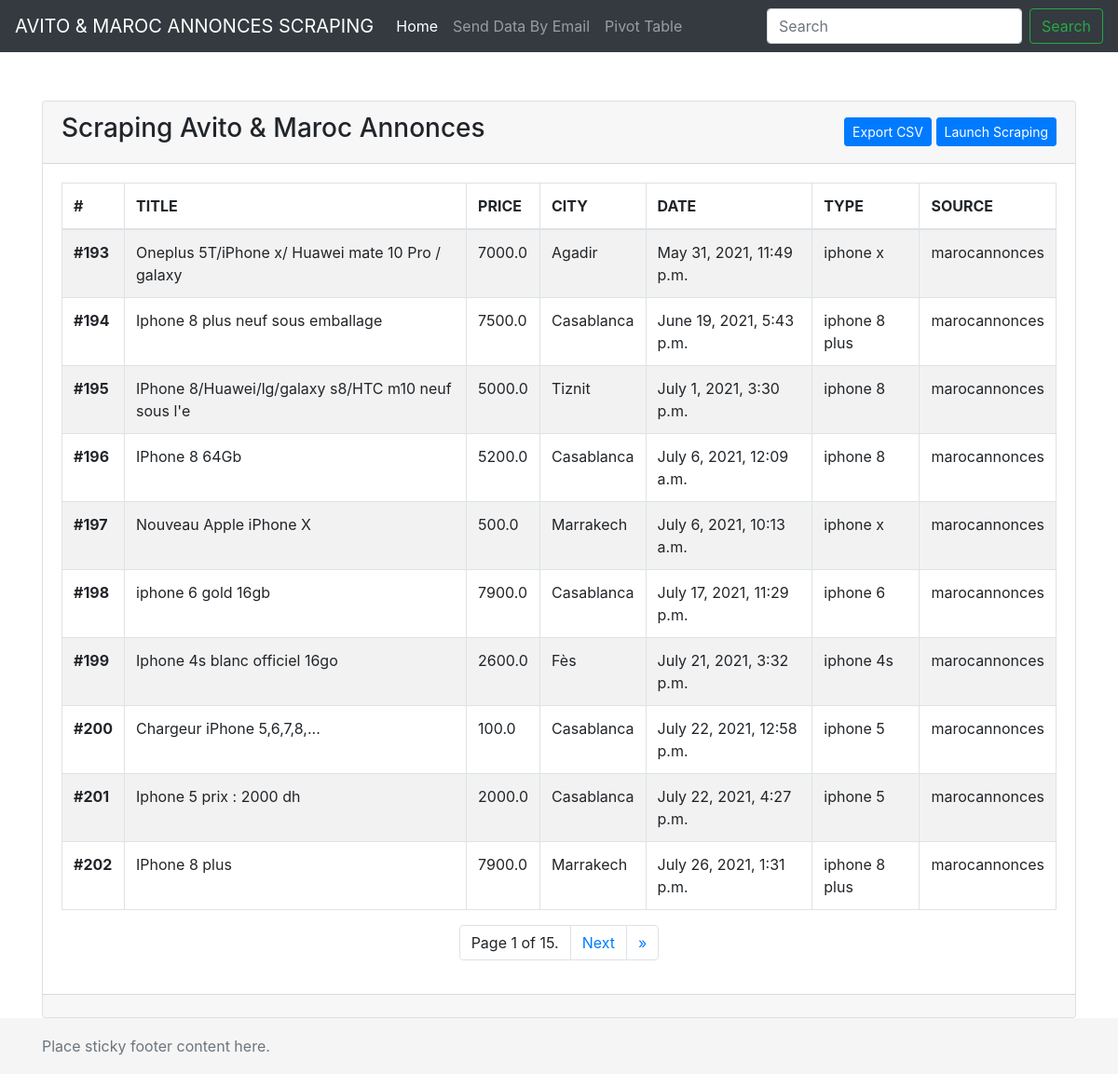
Before: / with the older database file.
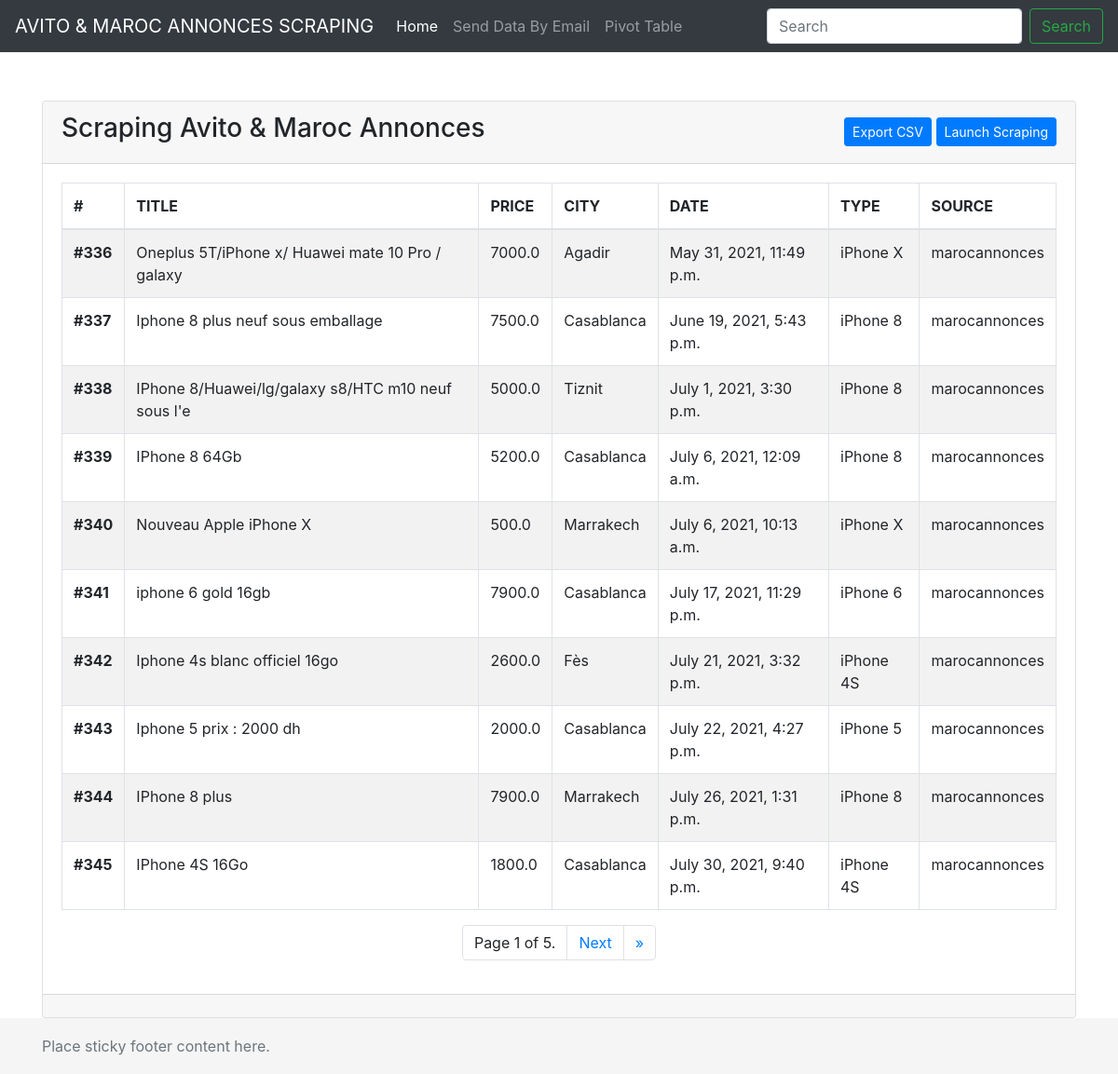
After: the same page with the newer database file.
### scraping/models.py (models this page shows)
class Announce(models.Model):
    id = models.BigAutoField(primary_key=True)
    title = models.CharField(max_length=255)
    price = models.FloatField()
    city = models.CharField(max_length=255)
    date = models.DateTimeField('date')
    type = models.CharField(max_length=255)
    source = models.CharField(max_length=255)
    original_date = models.CharField(max_length=255)
    original_time = models.CharField(max_length=255)

### scraping/views.py (the view)
# urls.py: path('', views.index, name='index'),
def index(request):
    announces = Announce.objects.all()
    pagination = Paginator(announces, 10)
    page = request.GET.get('page')
    announces = pagination.get_page(page)
    return render(request, 'index.html', {
        "announces": announces,
    })

### scraping/templates/index.html (shortened to what this page needs)
{% extends "./base.html" %}
{% block body %}
<div class="card">
  <div class="card-header d-flex justify-content-between align-items-center">
    <h3 class="">Scraping Avito & Maroc Annonces</h3>
    <div>
      <a href="export" type="button" class="btn btn-sm btn-primary">Export CSV</a>
      <a href="#" type="button" class="btn btn-sm btn-primary">Launch Scraping</a>
    </div>
  </div>
  <div class="card-body">
    <div class="table-responsive">
        <table class="table table-striped table-bordered">
          <thead>
            <tr>
              <th scope="col">#</th>
              <th scope="col">TITLE</th>
              <th scope="col">PRICE</th>
              <th scope="col">CITY</th>
              <th scope="col">DATE</th>
              <th scope="col">TYPE</th>
              <th scope="col">SOURCE</th>
            </tr>
          </thead>
          <tbody>
          {% for announce in announces %}
            <tr>
              <th scope="row">#{{announce.id}}</th>
              <td>{{announce.title}}</td>
              <td>{{announce.price}}</td>
              <td>{{announce.city}}</td>
              <td>{{announce.date}}</td>
              <td>{{announce.type}}</td>
              <td>{{announce.source}}</td>
            </tr>
          {% endfor %}
          </tbody>
        </table>
    </div>
      <nav aria-label="Page navigation example">
  <ul class="pagination justify-content-center">
      <li class="page-item">
          <a class="page-link">
            Page {{ announces.number }} of {{ announces.paginator.num_pages }}.
        </a>
      </li>
      {% if announces.has_next %}
        <li class="page-item">
          <a class="page-link" href="?page={{ announces.next_page_number }}">Next</a>
        </li>
      <li class="page-item">
          <a class="page-link" href="?page={{ announces.paginator.num_pages }}">&raquo;</a>
        </li>
      {% endif %}
  </ul>
</nav>
  </div>
  <div class="card-footer text-muted"></div>
</div>
{% endblock %}

### scraping/templates/base.html (shortened to what this page needs)
<!doctype html>
<html lang="en">
<head>
    <link href="https://getbootstrap.com/docs/4.0/dist/css/bootstrap.min.css" rel="stylesheet">
</head>
<body>
<header>
    <nav class="navbar navbar-expand-md navbar-dark fixed-top bg-dark">
        <a class="navbar-brand" href="/">AVITO & MAROC ANNONCES SCRAPING</a>
        <div class="collapse navbar-collapse" id="navbarCollapse">
            <ul class="navbar-nav mr-auto">
                <li class="nav-item active">
                    <a class="nav-link" href="/">Home <span class="sr-only">(current)</span></a>
                </li>
                <li class="nav-item">
                    <a class="nav-link" href="sendEmail">Send Data By Email</a>
                </li>
                <li class="nav-item">
                    <a class="nav-link" href="pivotTable">Pivot Table</a>
                </li>
            </ul>
            <form class="form-inline mt-2 mt-md-0">
                <input aria-label="Search" class="form-control mr-sm-2" placeholder="Search" type="text">
                <button class="btn btn-outline-success my-2 my-sm-0" type="submit">Search</button>
            </form>
        </div>
    </nav>
</header>
<main class="container" role="main">
    {% block body %}
    {% endblock %}
</main>
<footer class="footer">
    <div class="container">
        <span class="text-muted">Place sticky footer content here.</span>
    </div>
</footer>
</body>
</html>

### scraping/templates/base.html (style rules this page uses)
html { position: relative; min-height: 100%; }
body { margin-bottom: 60px; }
.footer { position: absolute; bottom: 0; width: 100%; height: 60px; line-height: 60px; background-color: #f5f5f5; }
body > .container { padding: 60px 15px 0; }
.footer > .container { padding-right: 15px; padding-left: 15px; }

Changed rows visible on the page:
removed Announce: id "193", title "Oneplus 5T/iPhone x/ Huawei mate 10 Pro / galaxy", price "7000.0", city "Agadir", date "May 31, 2021, 11:49 p.m.", type "iphone x", source "marocannonces"
removed Announce: id "194", title "Iphone 8 plus neuf sous emballage", price "7500.0", city "Casablanca", date "June 19, 2021, 5:43 p.m.", type "iphone 8 plus", source "marocannonces"
removed Announce: id "195", title "IPhone 8/Huawei/lg/galaxy s8/HTC m10 neuf sous l'e", price "5000.0", city "Tiznit", date "July 1, 2021, 3:30 p.m.", type "iphone 8", source "marocannonces"
removed Announce: id "196", title "IPhone 8 64Gb", price "5200.0", city "Casablanca", date "July 6, 2021, 12:09 a.m.", type "iphone 8", source "marocannonces"
removed Announce: id "197", title "Nouveau Apple iPhone X", price "500.0", city "Marrakech", date "July 6, 2021, 10:13 a.m.", type "iphone x", source "marocannonces"
removed Announce: id "198", title "iphone 6 gold 16gb", price "7900.0", city "Casablanca", date "July 17, 2021, 11:29 p.m.", type "iphone 6", source "marocannonces"
removed Announce: id "199", title "Iphone 4s blanc officiel 16go", price "2600.0", city "Fès", date "July 21, 2021, 3:32 p.m.", type "iphone 4s", source "marocannonces"
removed Announce: id "200", title "Chargeur iPhone 5,6,7,8,...", price "100.0", city "Casablanca", date "July 22, 2021, 12:58 p.m.", type "iphone 5", source "marocannonces"
removed Announce: id "201", title "Iphone 5 prix : 2000 dh", price "2000.0", city "Casablanca", date "July 22, 2021, 4:27 p.m.", type "iphone 5", source "marocannonces"
removed Announce: id "202", title "IPhone 8 plus", price "7900.0", city "Marrakech", date "July 26, 2021, 1:31 p.m.", type "iphone 8 plus", source "marocannonces"
added Announce: id "336", title "Oneplus 5T/iPhone x/ Huawei mate 10 Pro / galaxy", price "7000.0", city "Agadir", date "May 31, 2021, 11:49 p.m.", type "iPhone X", source "marocannonces"
added Announce: id "337", title "Iphone 8 plus neuf sous emballage", price "7500.0", city "Casablanca", date "June 19, 2021, 5:43 p.m.", type "iPhone 8", source "marocannonces"
added Announce: id "338", title "IPhone 8/Huawei/lg/galaxy s8/HTC m10 neuf sous l'e", price "5000.0", city "Tiznit", date "July 1, 2021, 3:30 p.m.", type "iPhone 8", source "marocannonces"
added Announce: id "339", title "IPhone 8 64Gb", price "5200.0", city "Casablanca", date "July 6, 2021, 12:09 a.m.", type "iPhone 8", source "marocannonces"
added Announce: id "340", title "Nouveau Apple iPhone X", price "500.0", city "Marrakech", date "July 6, 2021, 10:13 a.m.", type "iPhone X", source "marocannonces"
added Announce: id "341", title "iphone 6 gold 16gb", price "7900.0", city "Casablanca", date "July 17, 2021, 11:29 p.m.", type "iPhone 6", source "marocannonces"
added Announce: id "342", title "Iphone 4s blanc officiel 16go", price "2600.0", city "Fès", date "July 21, 2021, 3:32 p.m.", type "iPhone 4S", source "marocannonces"
added Announce: id "343", title "Iphone 5 prix : 2000 dh", price "2000.0", city "Casablanca", date "July 22, 2021, 4:27 p.m.", type "iPhone 5", source "marocannonces"
added Announce: id "344", title "IPhone 8 plus", price "7900.0", city "Marrakech", date "July 26, 2021, 1:31 p.m.", type "iPhone 8", source "marocannonces"
added Announce: id "345", title "IPhone 4S 16Go", price "1800.0", city "Casablanca", date "July 30, 2021, 9:40 p.m.", type "iPhone 4S", source "marocannonces"
Other visible differences:
{{ announces.paginator.num_pages }}: "15" → "5"
